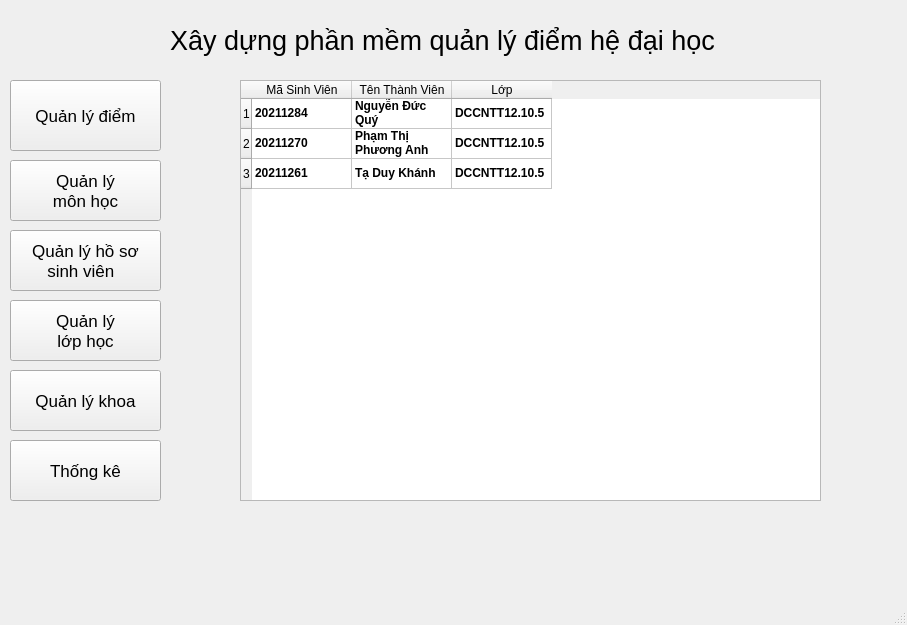
<?xml version="1.0" encoding="UTF-8"?>
<ui version="4.0">
 <class>Main</class>
 <widget class="QMainWindow" name="Main">
  <property name="geometry">
   <rect>
    <x>0</x>
    <y>0</y>
    <width>907</width>
    <height>625</height>
   </rect>
  </property>
  <property name="windowTitle">
   <string>Phần mềm quản lý điểm hệ đại học </string>
  </property>
  <widget class="QWidget" name="centralwidget">
   <widget class="QPushButton" name="btn_ql_diem">
    <property name="geometry">
     <rect>
      <x>10</x>
      <y>80</y>
      <width>151</width>
      <height>71</height>
     </rect>
    </property>
    <property name="font">
     <font>
      <pointsize>13</pointsize>
     </font>
    </property>
    <property name="text">
     <string>Quản lý điểm</string>
    </property>
   </widget>
   <widget class="QLabel" name="label">
    <property name="geometry">
     <rect>
      <x>170</x>
      <y>10</y>
      <width>731</width>
      <height>61</height>
     </rect>
    </property>
    <property name="font">
     <font>
      <pointsize>20</pointsize>
     </font>
    </property>
    <property name="text">
     <string>Xây dựng phần mềm quản lý điểm hệ đại học </string>
    </property>
   </widget>
   <widget class="QPushButton" name="btn_ql_monhoc">
    <property name="geometry">
     <rect>
      <x>10</x>
      <y>160</y>
      <width>151</width>
      <height>61</height>
     </rect>
    </property>
    <property name="font">
     <font>
      <pointsize>13</pointsize>
     </font>
    </property>
    <property name="text">
     <string>Quản lý
môn học</string>
    </property>
   </widget>
   <widget class="QPushButton" name="btn_ql_Hssv">
    <property name="geometry">
     <rect>
      <x>10</x>
      <y>230</y>
      <width>151</width>
      <height>61</height>
     </rect>
    </property>
    <property name="font">
     <font>
      <pointsize>13</pointsize>
     </font>
    </property>
    <property name="text">
     <string>Quản lý hồ sơ
sinh viên  </string>
    </property>
   </widget>
   <widget class="QPushButton" name="btn_ql_lop">
    <property name="geometry">
     <rect>
      <x>10</x>
      <y>300</y>
      <width>151</width>
      <height>61</height>
     </rect>
    </property>
    <property name="font">
     <font>
      <pointsize>13</pointsize>
     </font>
    </property>
    <property name="text">
     <string>Quản lý
lớp học</string>
    </property>
   </widget>
   <widget class="QPushButton" name="btn_ql_khoa">
    <property name="geometry">
     <rect>
      <x>10</x>
      <y>370</y>
      <width>151</width>
      <height>61</height>
     </rect>
    </property>
    <property name="font">
     <font>
      <pointsize>13</pointsize>
     </font>
    </property>
    <property name="text">
     <string>Quản lý khoa</string>
    </property>
   </widget>
   <widget class="QPushButton" name="btn_ql_thongke">
    <property name="geometry">
     <rect>
      <x>10</x>
      <y>440</y>
      <width>151</width>
      <height>61</height>
     </rect>
    </property>
    <property name="font">
     <font>
      <pointsize>13</pointsize>
     </font>
    </property>
    <property name="text">
     <string>Thống kê</string>
    </property>
   </widget>
   <widget class="QTableWidget" name="tblThanhVienNhom">
    <property name="geometry">
     <rect>
      <x>240</x>
      <y>80</y>
      <width>581</width>
      <height>421</height>
     </rect>
    </property>
    <row>
     <property name="text">
      <string>1</string>
     </property>
    </row>
    <row>
     <property name="text">
      <string>2</string>
     </property>
    </row>
    <row>
     <property name="text">
      <string>3</string>
     </property>
    </row>
    <column>
     <property name="text">
      <string>Mã Sinh Viên</string>
     </property>
    </column>
    <column>
     <property name="text">
      <string>Tên Thành Viên</string>
     </property>
    </column>
    <column>
     <property name="text">
      <string>Lớp</string>
     </property>
    </column>
    <item row="0" column="0">
     <property name="text">
      <string>20211284</string>
     </property>
     <property name="font">
      <font>
       <weight>75</weight>
       <bold>true</bold>
      </font>
     </property>
    </item>
    <item row="0" column="1">
     <property name="text">
      <string>Nguyễn Đức Quý</string>
     </property>
     <property name="font">
      <font>
       <weight>75</weight>
       <bold>true</bold>
      </font>
     </property>
    </item>
    <item row="0" column="2">
     <property name="text">
      <string>DCCNTT12.10.5</string>
     </property>
     <property name="font">
      <font>
       <weight>75</weight>
       <bold>true</bold>
      </font>
     </property>
    </item>
    <item row="1" column="0">
     <property name="text">
      <string>20211270</string>
     </property>
     <property name="font">
      <font>
       <weight>75</weight>
       <bold>true</bold>
      </font>
     </property>
    </item>
    <item row="1" column="1">
     <property name="text">
      <string>Phạm Thị Phương Anh</string>
     </property>
     <property name="font">
      <font>
       <weight>75</weight>
       <bold>true</bold>
      </font>
     </property>
    </item>
    <item row="1" column="2">
     <property name="text">
      <string>DCCNTT12.10.5</string>
     </property>
     <property name="font">
      <font>
       <weight>75</weight>
       <bold>true</bold>
      </font>
     </property>
    </item>
    <item row="2" column="0">
     <property name="text">
      <string>20211261</string>
     </property>
     <property name="font">
      <font>
       <weight>75</weight>
       <bold>true</bold>
      </font>
     </property>
    </item>
    <item row="2" column="1">
     <property name="text">
      <string>Tạ Duy Khánh</string>
     </property>
     <property name="font">
      <font>
       <weight>75</weight>
       <bold>true</bold>
      </font>
     </property>
    </item>
    <item row="2" column="2">
     <property name="text">
      <string>DCCNTT12.10.5</string>
     </property>
     <property name="font">
      <font>
       <weight>75</weight>
       <bold>true</bold>
      </font>
     </property>
    </item>
   </widget>
  </widget>
  <widget class="QMenuBar" name="menubar">
   <property name="geometry">
    <rect>
     <x>0</x>
     <y>0</y>
     <width>907</width>
     <height>26</height>
    </rect>
   </property>
  </widget>
  <widget class="QStatusBar" name="statusbar"/>
 </widget>
 <resources/>
 <connections/>
</ui>
